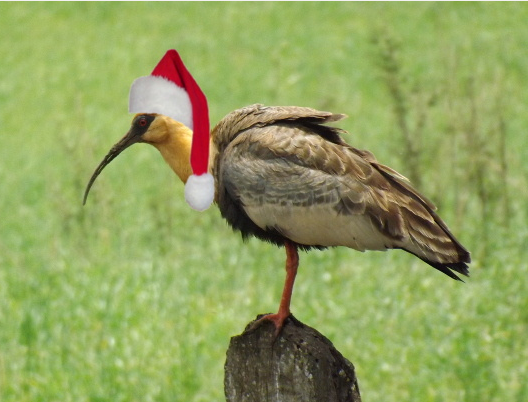
#> input picture Images/Bird_Word.png, 528 x 402 px, found by its file name; its folder holds only this picture in this run
$ python Training.py
#> lines starting #> are read from the running program, lines starting #| are printed output that depends on the picture
import os, cv2
import numpy as np
from PIL import Image

recognizer = cv2.face.LBPHFaceRecognizer_create()
path = 'D:\\Images' #The Location where the DataSet is Present


def img(path):
#> called with path = 'D:\\Images'
    imgpaths = [os.path.join(path, f) for f in os.listdir(path)]  # getting images path

    faces = []
    users = []
    for imgpath in imgpaths:
        faceimg = Image.open(imgpath).convert('L')  # converting to grayscale
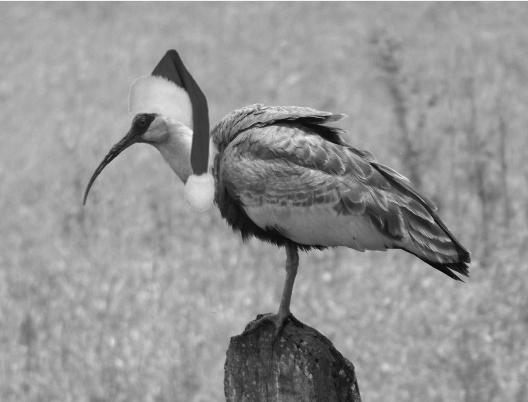
#> faceimg: PIL image 528x402 L; min 6, max 241, mean 148.8
        facenp = np.array(faceimg, 'uint8')
#> (the run stopped early here; a loop or call above may not have finished)
